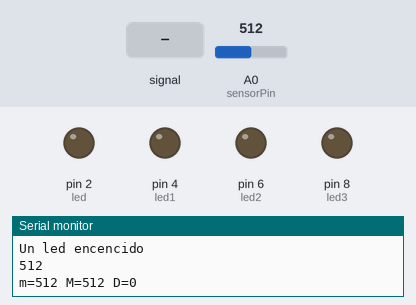
The sketch below on a simulated Arduino Uno, built with avr-gcc and run on an emulated ATmega328P. Parts: output pins drawn as LEDs (lit = HIGH), the last lines printed to the serial monitor. The test bench sets the inputs (shaded band); at power-on: A0 (sensorPin) = 512.

Above: at 1.2 s.
1.3 s: A0 (sensorPin) fed a 2 Hz sine of ±306 counts around its level
At 1.72 s:
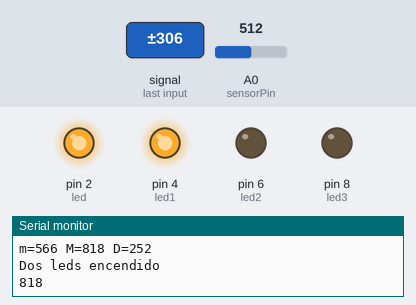
4.3 s: A0 (sensorPin) set to 900
At 5.2 s:
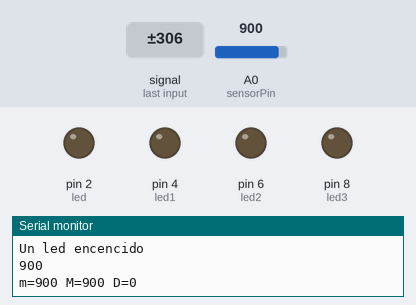
5.9 s: A0 (sensorPin) fed a 200 Hz sine of ±81 counts around its level
At 6.8 s:
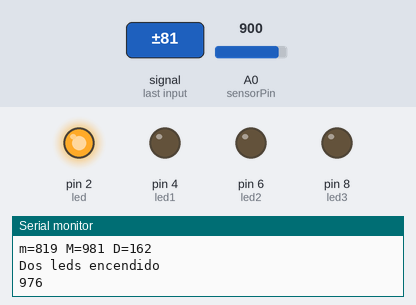
8.9 s: A0 (sensorPin) set to 1010
At 9.4 s:
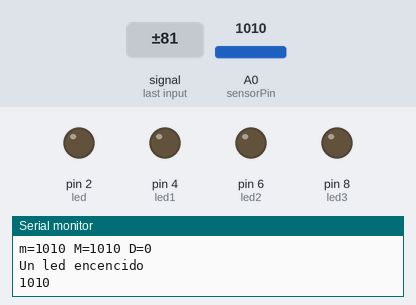
Timing chart, 0 to 11.5 s (numbered marks = the images above; inputs shaded):
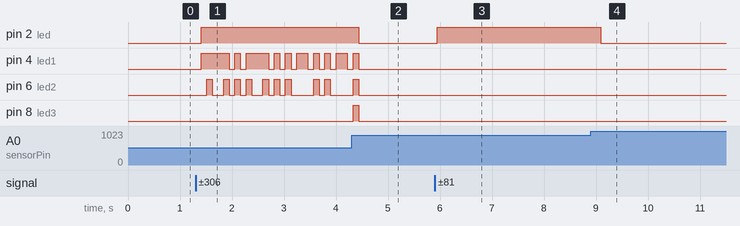

The sketch:

corbata.ino
```cpp
        int sensorPin = A0; //Pin del LDR
        int myRelee = 0  ;  //Pin controla rele
        int sensorValue = 0;  //Valor leido por sensor

        int led=2;
        int led1=4;
        int led2=6;
        int led3=8;
        int analogPin=0;
void setup() {

  pinMode(led, OUTPUT);
  pinMode(led1, OUTPUT);
  pinMode(led2, OUTPUT);
  pinMode(led3, OUTPUT);
  Serial.begin(9600);


}

void loop() {

  int mn = 1024;     // mn only decreases
  int mx = 0;        // mx only increases

  // Perform 10000 reads. Update mn and mx for each one.
  for (int i = 0; i < 1000; ++i) {
    int val = analogRead(analogPin);
    mn = min(mn, val);
    mx = max(mx, val);
  }


  Serial.print("m=");
  Serial.print(mn);
  Serial.print(" M=");
  Serial.print(mx);
  Serial.print(" D=");
  Serial.print(mx-mn);
  Serial.println();

  int dif=mx-mn;

  if (dif<30){   //Establecemos el umbral a 256 (entre 0-1024)

    digitalWrite(led, LOW);
    digitalWrite(led1, LOW);
    digitalWrite(led2, LOW);
    digitalWrite(led3, LOW);
    Serial.println("Un led encencido");

  }

  else if ((dif>=30) &&(dif<200) ) {
    digitalWrite(led, HIGH);
    digitalWrite(led1,LOW);
    digitalWrite(led2, LOW);
    digitalWrite(led3, LOW);
    Serial.println("Dos leds encendido");

  }


  else if ((dif>=200) &&(dif<330) ) {
    digitalWrite(led, HIGH);
    digitalWrite(led1,HIGH);
    digitalWrite(led2, LOW);
    digitalWrite(led3, LOW);
    Serial.println("Dos leds encendido");

  }

  else if ((dif>=330) &&(dif<470) ) {
    digitalWrite(led, HIGH);
    digitalWrite(led1, HIGH);
    digitalWrite(led2, HIGH);
    digitalWrite(led3, LOW);
    Serial.println("Tres leds encendido");

  }


else {

    digitalWrite(led, HIGH);
    digitalWrite(led1, HIGH);
    digitalWrite(led2, HIGH);
    digitalWrite(led3, HIGH);
    Serial.println("Todos leds encendido");


}


  sensorValue = analogRead(sensorPin);
  Serial.println(sensorValue);
}
```

Measured:
- after the input at 1.3 s, pin 2 (led): LOW → HIGH after 0.11 s; pin 4 (led1): LOW → HIGH after 0.11 s, → LOW 0.54 s later, → HIGH 0.11 s later, → LOW 0.11 s later, … (18 changes in this stretch); pin 6 (led2): LOW → HIGH after 0.21 s, → LOW 0.11 s later, → HIGH 0.22 s later, → LOW 0.11 s later, … (18 changes in this stretch)
- after the input at 4.3 s, pin 2 (led): HIGH → LOW after 0.14 s; pin 4 (led1), pin 6 (led2): goes on until 4.4 s, then stays LOW; pin 8 (led3): LOW → HIGH at once, → LOW 0.11 s later
- after the input at 5.9 s, pin 2 (led): LOW → HIGH after 0.05 s
- after the input at 8.9 s, pin 2 (led): HIGH → LOW after 0.19 s
